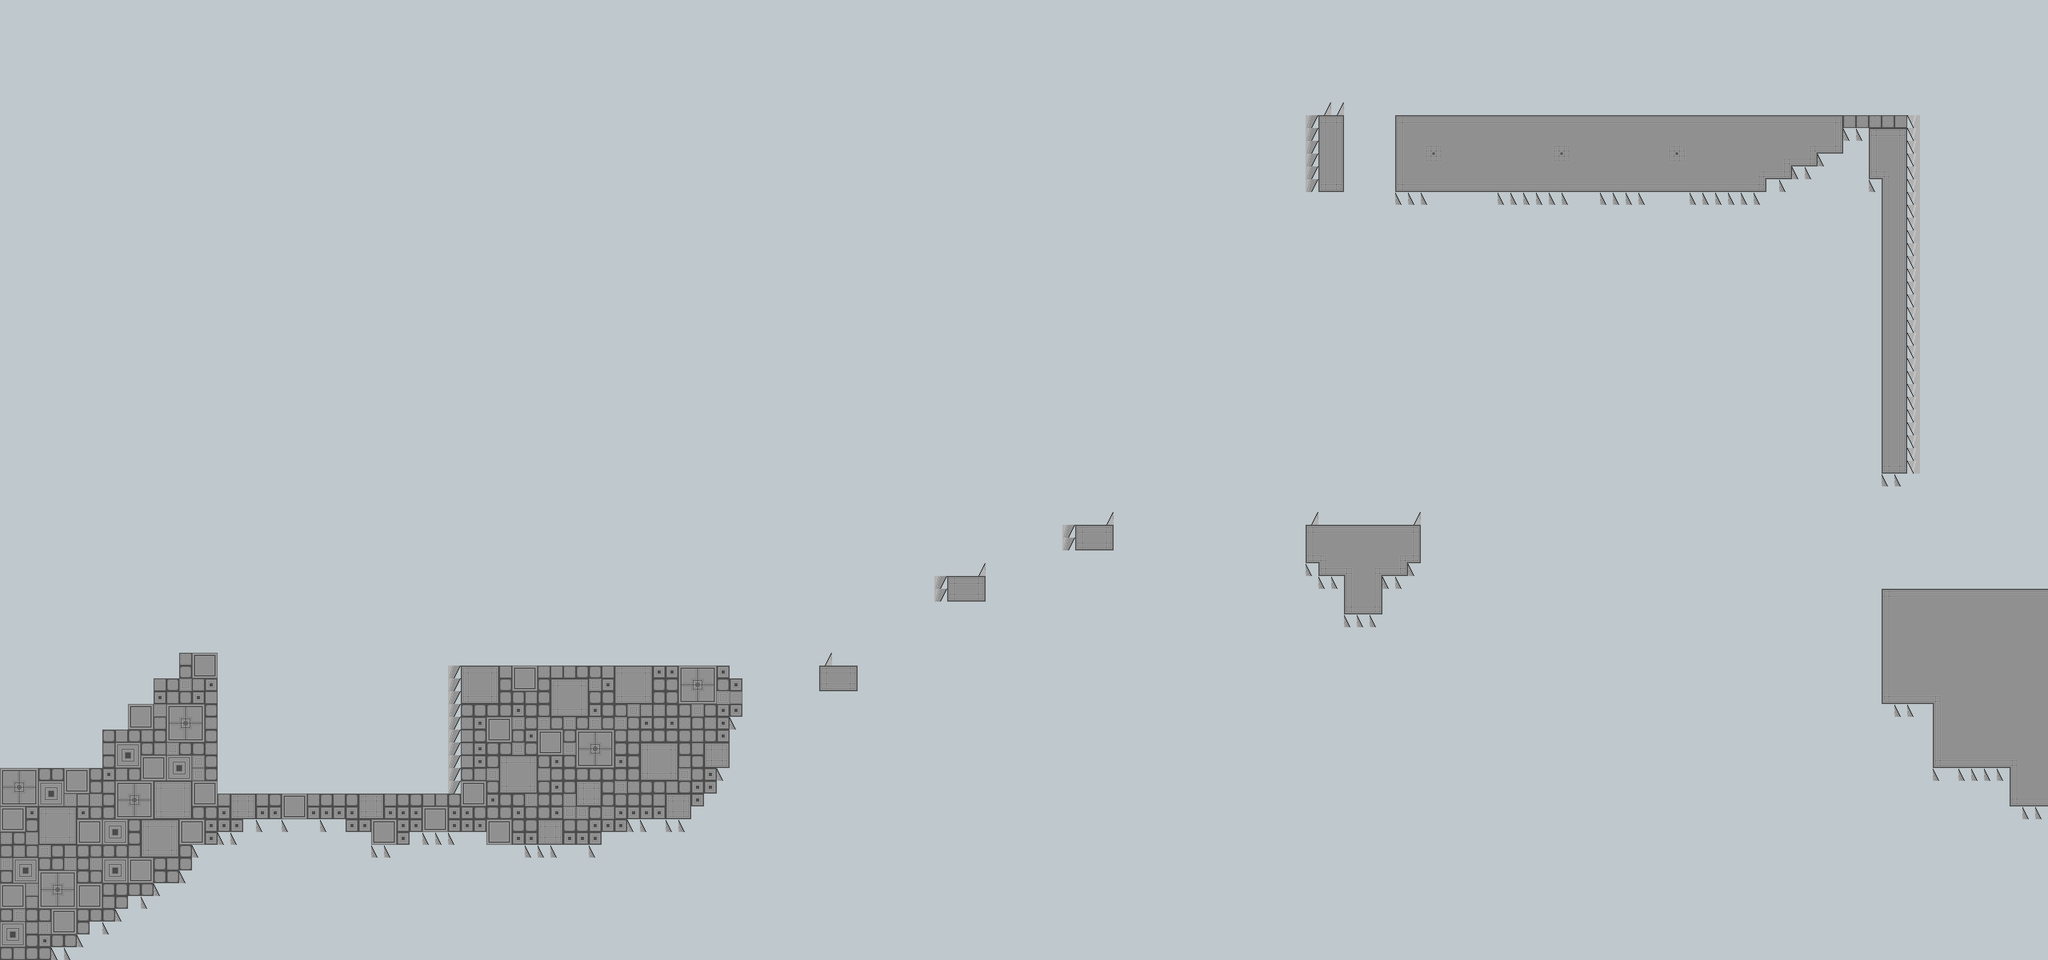

Rendered tile map (Tiled .tmx) drawn with the repository's tilesets; below, a short description and the map source with its tile grids summarised:
An orthogonal 160x75 tile map with 32x32 px tiles, 3 tile layers (background, Collisions, hazards), 3 tilesets.

<map version="1.0" orientation="orthogonal" renderorder="right-down" width="160" height="75" tilewidth="32" tileheight="32" nextobjectid="1">
 <tileset firstgid="1" name="backgrounds" tilewidth="32" tileheight="32" tilecount="225" columns="15">
  <image source="../levels/backgrounds.png" width="480" height="480" />
 </tileset>
 <tileset firstgid="226" name="hazards" tilewidth="32" tileheight="32" tilecount="4" columns="4">
  <image source="../levels/hazards.png" width="128" height="32" />
 </tileset>
 <tileset firstgid="230" name="tilesheet2" tilewidth="32" tileheight="32" tilecount="225" columns="15">
  <image source="../levels/tilesheet2.png" width="480" height="480" />
 </tileset>
 <layer name="background" width="160" height="75">
  <data>[12000 cells, 12000 non-empty, 28 distinct tile ids]</data>
 </layer>
 <layer name="Collisions" width="160" height="75">
  <data>[12000 cells, 1081 non-empty, 34 distinct tile ids]</data>
 </layer>
 <layer name="hazards" width="160" height="75">
  <data>[12000 cells, 130 non-empty, 4 distinct tile ids]</data>
 </layer>
</map>